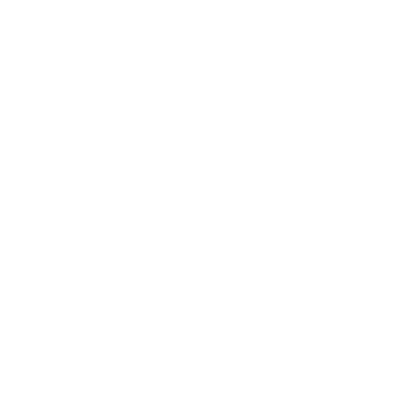
Frame 1 (no input)
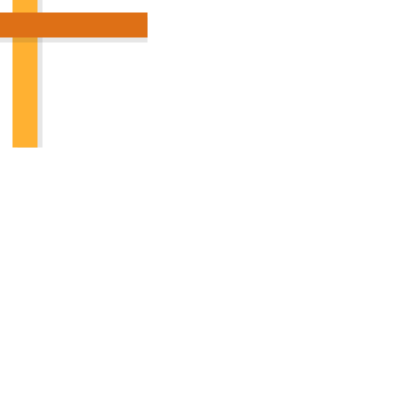
Frame 60 (the mouse pressed at the canvas centre just before this capture)
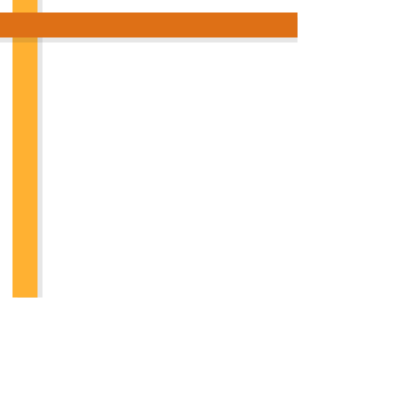
Frame 120 (the mouse held since frame 60 and released just before this capture)

The Processing sketch that drew these frames (run headless with seeded random() and noise(); from frame 60 on, the mouse is pressed at the canvas centre):

// Processing sketch: processing_173033
// ── processing_173033.pde

int[][] order; 
float rWidth, rHeight, rSize;
int c1, c2; 
int numCols, rowCount, colCount; 
float inc; 
float mx, my; 
boolean lastRectV = false;
boolean drawRectV = true; 
boolean lastRectH = false;
boolean drawRectH = true; 
boolean reverse = false; 

void setup() {
  size(400, 400); 
  background(255); 
  noStroke(); 

  mx = width/2; 
  my = height/2; 

  numCols = 8; 
  rSize = round( width/float(numCols) ); 
  rWidth = rSize/2; 
  rHeight = rSize/2;

  c1 = #FFB132;
  c2 = #DE7016;
  inc = 0; 
  rowCount = 0; 
  colCount = 0; 

  fillOrder();
}

void draw() {
  background(255); 
  translate(mx, my); 
  if (reverse) rotate(PI); 

  for (int row = 0; row < numCols; row++) {    
    for (int col = 0; col < numCols; col++) {      
      if (!reverse) {
        drawRectH = ((col <= rowCount && row == colCount) || row < colCount) ? true : false;      
        lastRectH = (col == rowCount && row == colCount) ? true : false;
        drawRectV = ((row <= rowCount && col == colCount) || col < colCount) ? true : false;
        lastRectV = (row == rowCount && col == colCount) ? true : false;
      } else {
        drawRectH = ((col <= numCols-1 - rowCount && row == numCols-1 - colCount) || row < numCols-1 - colCount) ? true : false;      
        lastRectH = (col == numCols-1 - rowCount && row == numCols-1 - colCount) ? true : false;
        drawRectV = ((row <= numCols-1 - rowCount && col == numCols-1 - colCount) || col < numCols-1 - colCount) ? true : false;
        lastRectV = (row == numCols-1 - rowCount && col == numCols-1 - colCount) ? true : false;
      } 

      if (order[row][col] == 0) {
        if (drawRectV) drawRectVert(col, row, lastRectV);
        if (drawRectH) drawRectHori(col, row, lastRectH);
      } else {
        if (drawRectH) drawRectHori(col, row, lastRectH);
        if (drawRectV) drawRectVert(col, row, lastRectV);
      }
    }  // cols
  }  // rows

  inc += 0.05;
  if (inc > 1) {
    inc = 0;

    rowCount++; 
    if (rowCount > numCols) {
      rowCount = 0;
      colCount++; 
      if (colCount > numCols) { 
        colCount = 0;
        reverse = !reverse;
      };
    }
  }
}

void drawRectVert(int _c, int _r, boolean _lr) {
  float x, y;
  float factor = inc; 
  float rectSize = rSize; 
  float s = 5; 

  if (reverse) {
    factor = 1 - inc;
    s *= -1;
  }
  if (_lr) {
    rectSize = lerp(0, rSize, factor);
  }
  x = (_c * rSize) + rSize/2-rWidth/2; 
  y = _r * rSize;
  x -= mx; 
  y -= my; 

  pushMatrix();
  translate(x, y);  
  fill(50, 30); 
  rect(s, 0, rWidth, rectSize);
  fill(c1); 
  rect(0, 0, rWidth, rectSize);
  popMatrix();
}

void drawRectHori(int _c, int _r, boolean _lr) {
  float x, y;
  float factor = inc; 
  float rectSize = rSize; 
  float s = 5; 

  if (reverse) {
    factor = 1 - inc;
    s *= -1; 
  }
  if (_lr) {
    rectSize = lerp(0, rSize, factor);
  }

  x = _c * rSize; 
  y = (_r * rSize) + rSize/2-rHeight/2;
  x -= mx; 
  y -= my; 

  pushMatrix();
  translate(x, y);
  fill(50, 30); 
  rect(0, s, rectSize, rHeight);    
  fill(c2); 
  rect(0, 0, rectSize, rHeight);    
  popMatrix();
}

void fillOrder() {
  int count; 
  order = new int[numCols][numCols]; 

  count = 0; 
  for (int row = 0; row < numCols; row++) {
    count = (row%2 == 0) ? 0 : 1;   
    for (int col = 0; col < numCols; col++) { 
      order[row][col] = (count%2 == 0) ? 0 : 1;  
      count++;
    }
  }
}
